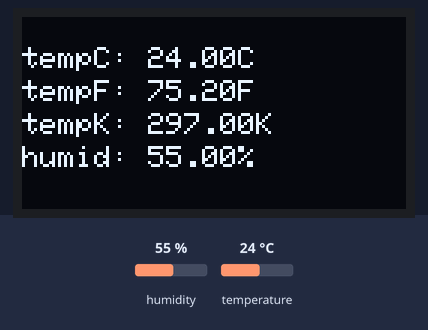
Recording of a sketch running on a simulated Arduino Uno, built with avr-gcc and run on an emulated ATmega328P. Shown: 128×64 one-colour display. Inputs (shaded band) come from the test bench; at power-on: humidity 55 %, temperature 24 °C. The display library's start-up logo is not drawn.

Above: at 3.2 s.
3.3 s: humidity set to 22 %
At 5.6 s:
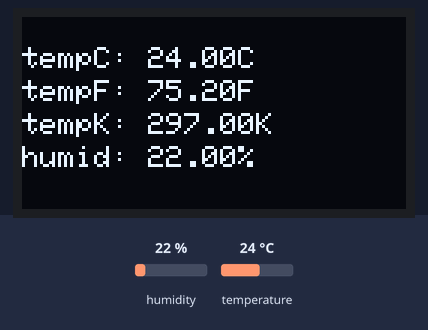
6.0 s: temperature set to 12 °C
At 7.1 s:
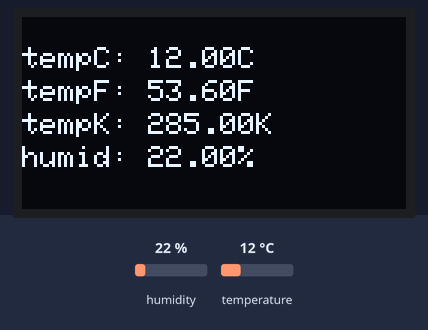
8.7 s: humidity set to 40 %
At 11.7 s:
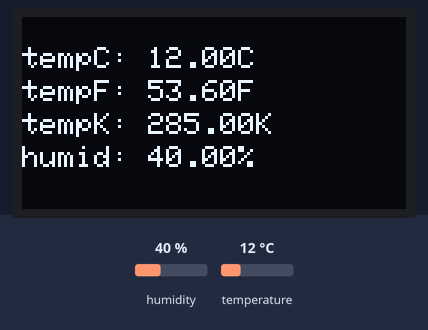
12.0 s: temperature set to 19 °C
At 13.1 s:
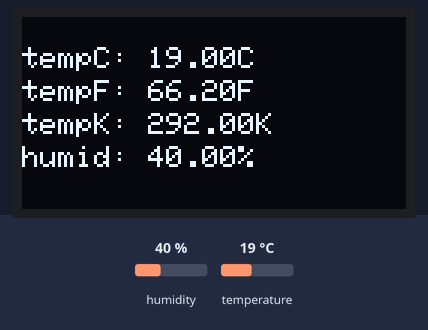
Timing chart, 0 to 15.0 s (numbered marks = the images above; inputs shaded):
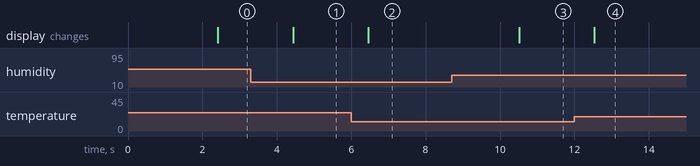

The sketch:

DHT_11_Trial.ino
```cpp
#include <Adafruit_SSD1306.h>
#include <splash.h>
#include <DHT.h>
#include <DHT_U.h>
#define Type DHT11
#define SCREEN_WIDTH 128
#define SCREEN_HEIGHT 64

int sensePin = 2;
float humidity;
float tempC, tempF, tempK;
int delayT(300);

//Initializing the library
Adafruit_SSD1306 display(SCREEN_WIDTH, SCREEN_HEIGHT, &Wire, -1);
DHT HT(sensePin, Type);

void setup() {
//Initializing the DHT11
  HT.begin();

//Initializing the OLED display
  display.begin(SSD1306_SWITCHCAPVCC, 0x3C);
  display.display();
  delay(2000);
  display.clearDisplay();

}

void loop() {
//Getting the data from DHT 11
  humidity = HT.readHumidity();
  tempC = HT.readTemperature();
  tempF = (tempC * (9.0/5.0)) + 32.0;
  tempK = tempC + 273.0;

//Setting the settings for the display
  delay(delayT);
  display.clearDisplay();
  display.setTextSize(1);
  display.setTextColor(WHITE);

//Displaying the values received from the DHT 11
  display.setCursor(0,10);
  display.print("tempC: ");
  display.print(tempC);
  display.print("C");

  display.setCursor(0,21);
  display.print("tempF: ");
  display.print(tempF);
  display.print("F");

  display.setCursor(0,32);
  display.print("tempK: ");
  display.print(tempK);
  display.print("K");

  display.setCursor(0,43);
  display.print("humid: ");
  display.print(humidity);
  display.print("%");
  display.display();

}
```

Measured:
- after the input at 3.3 s, the display: changes after 1.1 s (image 1)
- after the input at 6.0 s, the display: changes after 0.46 s (image 2)
- after the input at 8.7 s, the display: changes after 1.8 s (image 3)
- after the input at 12.0 s, the display: changes after 0.54 s (image 4)
